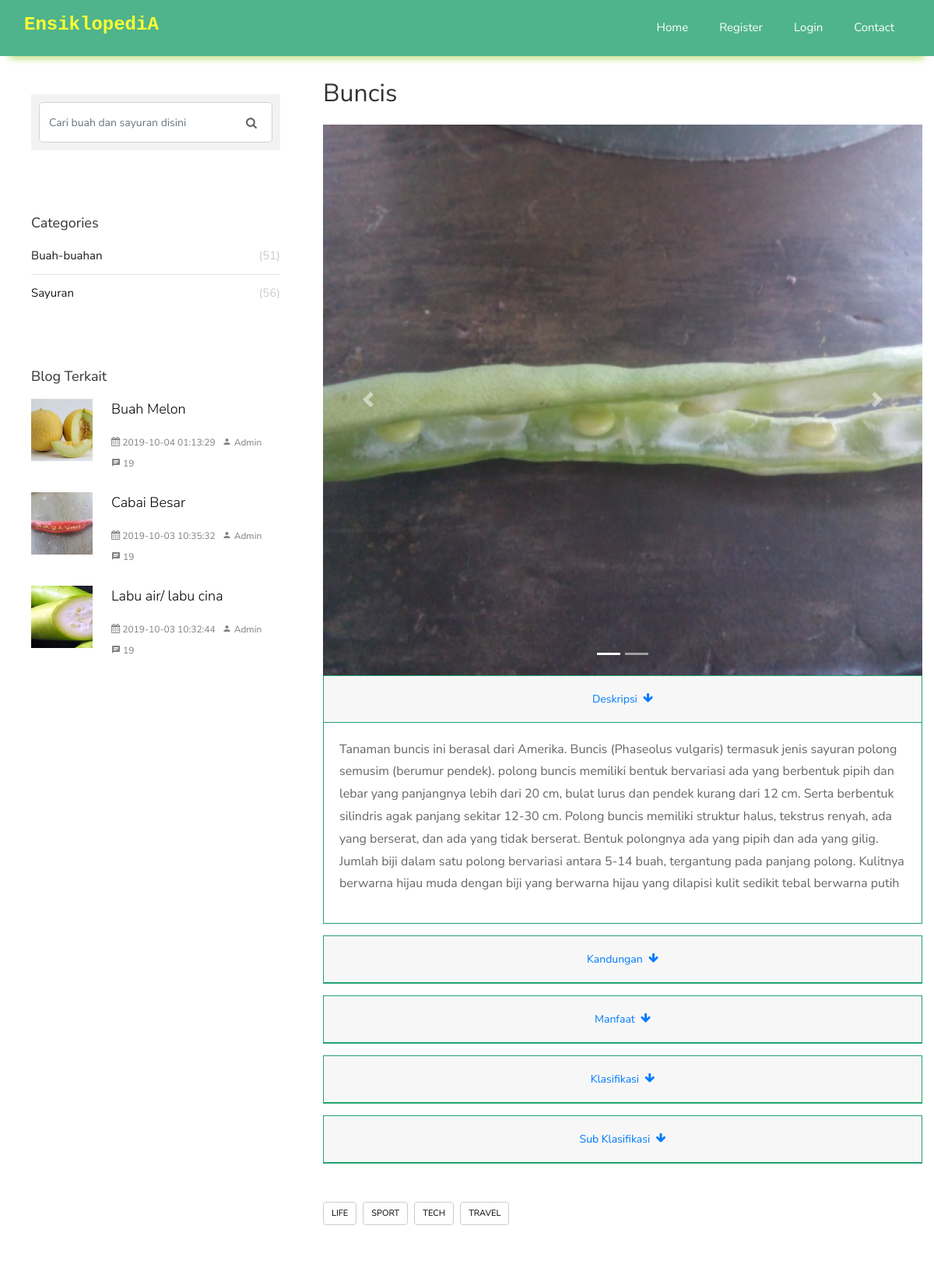
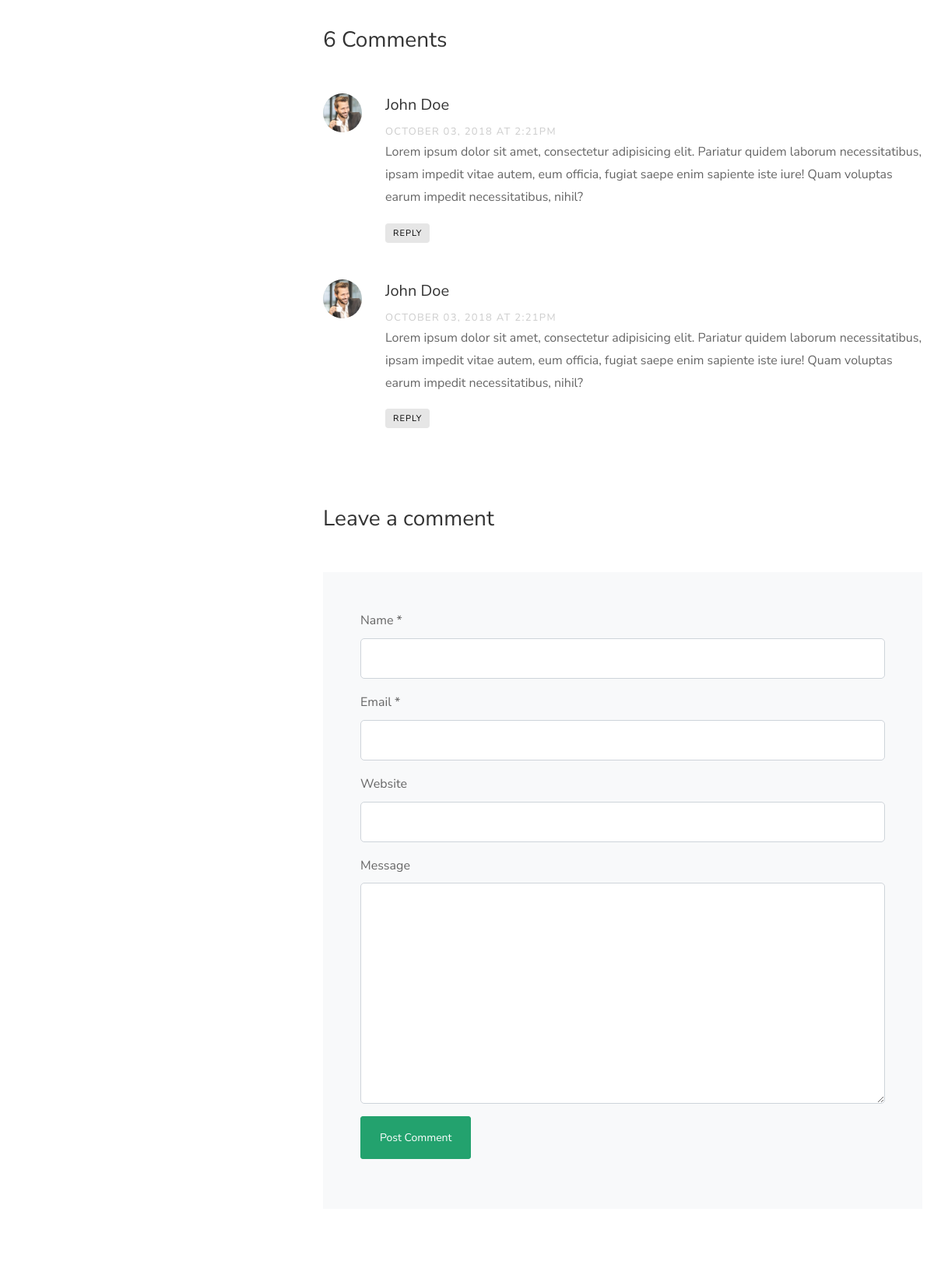
/search/detail/05-01-20185a4f3128e6600 (upper part), run on the app's committed database (2 pictures, top to bottom).
### tables this page shows
CREATE TABLE `ensiklopedia_data` (
  `data_id` varchar(100) NOT NULL,
  `kategori` varchar(50) NOT NULL,
  `nama` varchar(255) DEFAULT NULL,
  `jenis` varchar(255) DEFAULT NULL,
  `deskripsi` longtext,
  `kandungan` text,
  `manfaat` text,
  `klasifikasi` text,
  `sub_klasifikasi` text,
  `video` varchar(255) DEFAULT NULL,
  `created_at` datetime NOT NULL,
  `updated_at` timestamp NOT NULL DEFAULT CURRENT_TIMESTAMP,
  `is_active` int(1) NOT NULL DEFAULT '1',
  `cek` int(1) NOT NULL DEFAULT '0',
  `term` text,
  `similarity` double DEFAULT NULL,
  `time` varchar(10) NOT NULL
);

CREATE TABLE `ensiklopedia_foto` (
  `jenis_foto` varchar(250) NOT NULL,
  `id_jenis` int(11) NOT NULL,
  `id_master` varchar(100) NOT NULL
);

### application/views/main/front-end.php (called while the page is built, shortened)
<?php
$this->load->view("partials/head");
$this->load->view("partials/navbar");
$this->load->view($page,$content);

### application/controllers/Search.php (called while the page is built, shortened)
<?php
class Search extends CI_Controller
{
	public function __construct()
	{
		$this->load->model("Mbuah_sayur", "data");
		$this->load->model("Mboyermoore", "boyer");
	}
	public function detail($data_id = "")
	{
		$this->load->model("Visitor", "visit");
		$data["content"] = $this->data->getById(array("data_id" => $data_id));
		$data["page"] = "pages/search/search_detail";
		$this->load->view("main/front-end", $data);
	}
}

### index.php (called while the page is built, shortened)
<?php
require_once BASEPATH.'core/CodeIgniter.php';

### application/models/Mbuah_sayur.php (called while the page is built, shortened)
<?php
class Mbuah_sayur extends CI_Model
{
	public function getAll($limit = 12, $not_in = "")
	{
		if (!empty($not_in)) {
			$this->db->where_not_in("data_id", $not_in);
		}
		return $this->db->order_by("created_at", "DESC")->get("ensiklopedia_data", $limit)->result();
	}
	public function getById($where = array())
	{
		return $this->db->where($where)->get("ensiklopedia_data")->row();
	}
}

### application/views/pages/search/search_detail.php (the view, shortened to what this page needs)
<section class="ftco-section ftco-degree-bg">
	<div class="container">
		<div class="row">
			<div class="col-md-8 order-md-last ftco-animate">
				<h2 class="mb-3"><?= $content->nama ?></h2>
				<?php
				$foto = $this->db->where("id_master", $content->data_id)->get("ensiklopedia_foto")->result();
				?>
				<div id="carouselExampleIndicators" class="carousel slide" data-ride="carousel">
					<ol class="carousel-indicators">
						<?php foreach ($foto as $key => $item): ?>
							<li data-target="#carouselExampleIndicators"
								data-slide-to="<?= $key ?>" <?= $key == 0 ? 'class="active"' : '' ?>></li>
						<?php endforeach; ?>
					</ol>
					<div class="carousel-inner">
						<?php foreach ($foto as $key => $item): ?>
							<div class="carousel-item <?= $key == 0 ? 'active' : '' ?>">
								<img class="d-block w-100" src="<?= base_url("img/$item->jenis_foto") ?>"
									 alt="First slide">
							</div>
						<?php endforeach; ?>
					</div>
					<a class="carousel-control-prev" href="#carouselExampleIndicators" role="button" data-slide="prev">
						<span class="carousel-control-prev-icon" aria-hidden="true"></span>
					</a>
					<a class="carousel-control-next" href="#carouselExampleIndicators" role="button" data-slide="next">
						<span class="carousel-control-next-icon" aria-hidden="true"></span>
					</a>
				</div>
				<div id="accordion">
					<div class="card">
						<div class="card-header" id="headingOne">
							<h5 class="mb-0 text-center">
								<button class="btn btn-link" data-toggle="collapse" data-target="#collapseOne"
										aria-expanded="true" aria-controls="collapseOne">
									Deskripsi &nbsp;<i class="icon-arrow-down"></i>
								</button>
							</h5>
						</div>
						<div id="collapseOne" class="collapse show" aria-labelledby="headingOne"
							 data-parent="#accordion">
							<div class="card-body">
								<p><?= $content->deskripsi ?></p>
							</div>
						</div>
					</div>
					<div class="card">
						<div class="card-header" id="headingTwo">
							<h5 class="mb-0 text-center">
								<button class="btn btn-link collapsed" data-toggle="collapse" data-target="#collapseTwo"
										aria-expanded="false" aria-controls="collapseTwo">
									Kandungan &nbsp;<i class="icon-arrow-down"></i>
								</button>
							</h5>
						</div>
					</div>
					<div class="card">
						<div class="card-header" id="headingThree">
							<h5 class="mb-0 text-center">
								<button class="btn btn-link collapsed" data-toggle="collapse"
										data-target="#collapseThree" aria-expanded="false"
										aria-controls="collapseThree">
									Manfaat &nbsp;<i class="icon-arrow-down"></i>
								</button>
							</h5>
						</div>
					</div>
					<div class="card">
						<div class="card-header" id="headingFor">
							<h5 class="mb-0 text-center">
								<button class="btn btn-link collapsed" data-toggle="collapse" data-target="#collapseFor"
										aria-expanded="false" aria-controls="collapseFor">
									Klasifikasi &nbsp;<i class="icon-arrow-down"></i>
								</button>
							</h5>
						</div>
					</div>
					<div class="card">
						<div class="card-header" id="headingFive">
							<h5 class="mb-0 text-center">
								<button class="btn btn-link collapsed" data-toggle="collapse"
										data-target="#collapseFive" aria-expanded="false" aria-controls="collapseFive">
									Sub Klasifikasi &nbsp;<i class="icon-arrow-down"></i>
								</button>
							</h5>
						</div>
					</div>
				</div>
				<div class="tag-widget post-tag-container mb-5 mt-5">
					<div class="tagcloud">
						<a href="#" class="tag-cloud-link">Life</a>
						<a href="#" class="tag-cloud-link">Sport</a>
						<a href="#" class="tag-cloud-link">Tech</a>
						<a href="#" class="tag-cloud-link">Travel</a>
					</div>
				</div>
				<div class="pt-5 mt-5">
					<h3 class="mb-5">6 Comments</h3>
					<ul class="comment-list">
						<li class="comment">
							<div class="vcard bio">
								<img src="<?=base_url("front-end/images/person_1.jpg")?>" alt="Image placeholder">
							</div>
							<div class="comment-body">
								<h3>John Doe</h3>
								<div class="meta">October 03, 2018 at 2:21pm</div>
								<p>Lorem ipsum dolor sit amet, consectetur adipisicing elit. Pariatur quidem laborum
									necessitatibus, ipsam impedit vitae autem, eum officia, fugiat saepe enim sapiente
									iste iure! Quam voluptas earum impedit necessitatibus, nihil?</p>
								<p><a href="#" class="reply">Reply</a></p>
							</div>
						</li>
						<li class="comment">
							<div class="vcard bio">
								<img src="<?=base_url("front-end/images/person_1.jpg")?>" alt="Image placeholder">
							</div>
							<div class="comment-body">
								<h3>John Doe</h3>
								<div class="meta">October 03, 2018 at 2:21pm</div>
								<p>Lorem ipsum dolor sit amet, consectetur adipisicing elit. Pariatur quidem laborum
									necessitatibus, ipsam impedit vitae autem, eum officia, fugiat saepe enim sapiente
									iste iure! Quam voluptas earum impedit necessitatibus, nihil?</p>
								<p><a href="#" class="reply">Reply</a></p>
							</div>
						</li>
					</ul>
					<div class="comment-form-wrap pt-5">
						<h3 class="mb-5">Leave a comment</h3>
						<form action="#" class="p-5 bg-light">
							<div class="form-group">
								<label for="name">Name *</label>
								<input type="text" class="form-control" id="name">
							</div>
							<div class="form-group">
								<label for="email">Email *</label>
								<input type="email" class="form-control" id="email">
							</div>
							<div class="form-group">
								<label for="website">Website</label>
								<input type="url" class="form-control" id="website">
							</div>
							<div class="form-group">
								<label for="message">Message</label>
								<textarea name="" id="message" cols="30" rows="10" class="form-control"></textarea>
							</div>
							<div class="form-group">
								<input type="submit" value="Post Comment" class="btn py-3 px-4 btn-primary">
							</div>
						</form>
					</div>
				</div>
			</div>
			<div class="col-md-4 sidebar ftco-animate">
				<div class="sidebar-box">
					<form action="<?=base_url("search#result")?>" method="get" class="search-form">
						<div class="form-group">
							<span class="icon icon-search"></span>
							<input type="text" class="form-control" name="q" placeholder="Cari buah dan sayuran disini" required>
						</div>
					</form>
				</div>
				<div class="sidebar-box ftco-animate">
					<div class="categories">
						<h3>Categories</h3>
						<li><a href="#">Buah-buahan <span>(51)</span></a></li>
						<li><a href="#">Sayuran <span>(56)</span></a></li>
					</div>
				</div>
				<div class="sidebar-box ftco-animate">
					<h3>Blog Terkait</h3>
					<?php
					$data = $this->data->getAll(3,$content->data_id);
					foreach ($data as $key => $val) :?>
						<div class="block-21 mb-4 d-flex">
							<?php
							$foto = $this->db->where("id_master", $val->data_id)->get("ensiklopedia_foto")->row();
							?>
							<a class="blog-img mr-4" style="background-image: url('<?=base_url("img/$foto->jenis_foto")?>');"></a>
							<div class="text">
								<h3 class="heading"><a href="<?=base_url("search/detail/$val->data_id")?>"><?=$val->nama?></a></h3>
								<div class="meta">
									<div><a href="<?=base_url("search/detail/$val->data_id")?>"><span class="icon-calendar"></span> <?=$val->created_at?></a></div>
									<div><a href="<?=base_url("search/detail/$val->data_id")?>"><span class="icon-person"></span> Admin</a></div>
									<div><a href="<?=base_url("search/detail/$val->data_id")?>"><span class="icon-chat"></span> 19</a></div>
								</div>
							</div>
						</div>
					<?php endforeach; ?>
				</div>
			</div>
		</div>
	</div>
</section>

### front-end/css/icomoon.css (style rules this page uses)
[class^="icon-"], [class*=" icon-"] { font-family: 'icomoon' !important; speak: none; font-style: normal; font-weight: normal; font-variant: normal; text-transform: none; line-height: 1; -webkit-font-smoothing: antialiased; -moz-osx-font-smoothing: grayscale; }
.icon-search:before { content: "\f002"; }
.icon-arrow-down:before { content: "\f063"; }
.icon-calendar:before { content: "\f073"; }
.icon-chat:before { content: "\e0b7"; }
.icon-person:before { content: "\e7fd"; }

### application/views/partials/head.php (style rules this page uses)
.card { border: 1px solid #23a26e !important; border-radius: unset; margin-bottom: 15px; }
.card-header { border-bottom: 1px solid #23a26e !important; }

### data on the page
ensiklopedia_data: nama "Buncis", deskripsi "Tanaman buncis ini berasal dari Amerika. Buncis (Phaseolus vulgaris) termasuk jenis sayuran polong semusim (berumur pendek). polong buncis memiliki bentuk bervariasi ada yang berbentuk pipih dan lebar yang panjangnya lebih dari 20 cm, bulat lurus dan pendek kurang dari 12 cm. Serta berbentuk silindris agak panjang sekitar 12-30 cm. Polong buncis memiliki struktur halus, tekstrus renyah, ada yang berserat, dan ada yang tidak berserat. Bentuk polongnya ada yang pipih dan ada yang gilig. Jumlah biji dalam satu polong bervariasi antara 5-14 buah, tergantung pada panjang polong. Kulitnya berwarna hijau muda dengan biji yang berwarna hijau yang dilapisi kulit sedikit tebal berwarna putih"
ensiklopedia_foto: jenis_foto (picture)
ensiklopedia_data: ensiklopedia_foto.jenis_foto (picture), nama "Buah Melon", created_at "2019-10-04 01:13:29"
ensiklopedia_data: ensiklopedia_foto.jenis_foto (picture), nama "Cabai Besar", created_at "2019-10-03 10:35:32"
ensiklopedia_data: ensiklopedia_foto.jenis_foto (picture), nama "Labu air/ labu cina", created_at "2019-10-03 10:32:44"
